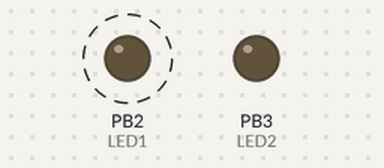
A program run on a simulated ATmega328P, built with avr-gcc and emulated at 16 MHz. Shown: output pins drawn as LEDs (lit = HIGH). Dashed ring = blinking.

Above: at 0.5 s.
At 3.5 s:
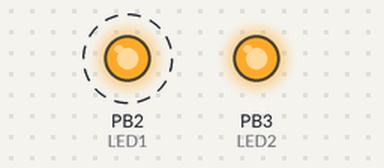
Timing chart, 0 to 5.2 s (numbered marks = the images above):
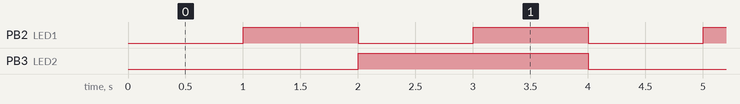

The program:

main.c
```c
/*
 * FWC IITH – AVR-GCC (C via AVR-GCC Toolchain, NOT Arduino IDE)
 * GATE Question: Truth-table LED sequencing using AVR-GCC
 * Platform: Arduino Uno (ATmega328P) compiled with avr-gcc + avrdude
 * Toolchain: avr-gcc → avra → avrdude (via Termux/Debian on Android)
 * Author: Tirumala Sai Nithin | Employee ID: FWC22187
 * IIT Hyderabad – Future Wireless Communications
 *
 * Build: make  (uses Makefile with avr-gcc flags for ATmega328P @ 16MHz)
 * Flash: avrdude -c arduino -p m328p -P /dev/ttyUSB0 -b 115200 -U flash:w:main.hex
 */

#include <avr/io.h>
#include <util/delay.h>

#define TIME_INTERVAL 1000  /* ms per state */

/* LED 1 = PB2 (D2), LED 2 = PB3 (D3) */
#define LED1 PB2
#define LED2 PB3

int main(void) {
    /* Set LED pins as outputs */
    DDRB |= (1 << LED1) | (1 << LED2);

    while (1) {
        /* State 00 */
        PORTB &= ~((1 << LED1) | (1 << LED2));
        _delay_ms(TIME_INTERVAL);

        /* State 10 */
        PORTB |=  (1 << LED1);
        PORTB &= ~(1 << LED2);
        _delay_ms(TIME_INTERVAL);

        /* State 01 */
        PORTB &= ~(1 << LED1);
        PORTB |=  (1 << LED2);
        _delay_ms(TIME_INTERVAL);

        /* State 11 */
        PORTB |=  (1 << LED1) | (1 << LED2);
        _delay_ms(TIME_INTERVAL);
    }

    return 0;
}
```

Measured:
- by itself, PB2 (LED1): alternates HIGH for 1.0 s and LOW for 1.0 s
- by itself, PB3 (LED2): alternates HIGH for 2.0 s and LOW for 2.0 s
- by itself, everything shown: repeats every 4.0 s, in 4 steps
